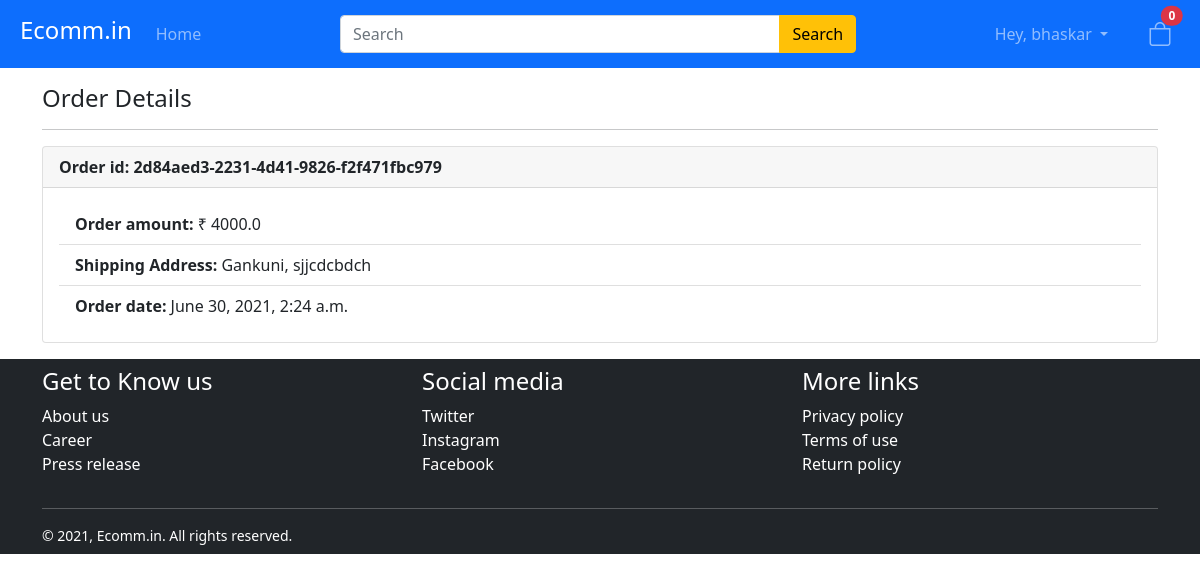
/orders/2 (signed in), run on the app's committed database.
### ecomm/models.py (models this page shows, shortened)
class Order(models.Model):
    ORDER_STATUS = [
        ('Ordered', 'Ordered'),
        ('Shipped', 'Shipped'),
        ('Completed', 'Completed'),
        ('Canceled', 'Canceled')
    ]
    order_id = models.UUIDField(default=uuid4().hex, unique=True)
    order_amount = models.FloatField(default=None, null=True)
    order_date = models.DateTimeField(auto_now_add=True) # adds datetime automaticaly wen object is created
    shipping_address = models.TextField(max_length=200)
    billing_address = models.TextField(max_length=200)
    status = models.CharField(choices=ORDER_STATUS, default='Ordered', max_length=12)
    customer = models.ForeignKey(User, on_delete=models.DO_NOTHING, null=True)
    items = models.ForeignKey(Cart, on_delete=models.DO_NOTHING, null=True)

### ecomm/views.py (the view)
# urls.py: path('orders/<pk>', views.OrderDetailView.as_view(template_name='ecomm/order-details.html'), name='order-details')
class OrderDetailView(DetailView):
    model = Order
    @method_decorator(login_required)
    def dispatch(self, request, *args, **kwargs):
        return super().dispatch(request, *args, **kwargs)

### ecomm/templates/ecomm/order-details.html (shortened to what this page needs)
{% extends 'ecomm/index.html' %}
{% block content %}
    <div class="container my-3">
        <div class="row">
            <div class="col">
                <h4>Order Details</h4>
                <hr>
                <div class="card">
                    <div class="card-header">
                        <strong>Order id: {{ object.order_id }}</strong>
                    </div>
                    <div class="card-body">
                        <ul class="list-group list-group-flush">
                            <li class="list-group-item">
                                <strong>Order amount: </strong>&#8377; {{ object.order_amount }}
                            </li>
                            <li class="list-group-item">
                                <strong>Shipping Address: </strong> {{ object.shipping_address }}
                            </li>
                            <li class="list-group-item">
                                <strong>Order date: </strong> {{ object.order_date }}
                            </li>
                        </ul>
                    </div>
                </div>
            </div>
        </div>
    </div>
{% endblock content %}

### ecomm/templates/ecomm/index.html (shortened to what this page needs)
{% extends 'ecomm/base.html' %}
{% block nav %}
<nav class="navbar navbar-expand-lg navbar-dark bg-primary">
    <div class="container-fluid mx-2">
        <a class="navbar-brand" href="{% url 'index' %}"><h4>Ecomm.in</h4></a>
        <div class="collapse navbar-collapse" id="navbarNav">
            <div class="navbar-nav ">
                <a class="nav-item nav-link" aria-current="page" href="">Home</a>
            </div>
            <div class="mx-auto  w-50 d-none d-md-block">
              <form class="d-flex" method="GET" action="{% url 'search-result' %}" >
                <div class="input-group">
                  <input name="query" class="form-control " type="search" placeholder="Search" aria-label="Search">
                  <button class="btn btn-warning" type="submit">Search</button>
                </div>
              </form>
            </div>
            {% if user.is_authenticated %}
                <div class="navbar-nav justify-content-end me-4 d-none d-md-block">
                  <div class="dropdown">
                    <a class="nav-item nav-link dropdown-toggle" type="button" id="dropdownMenuButton1" data-bs-toggle="dropdown" aria-expanded="false">
                      Hey, {{ user.username }}
                    </a>
                  </div>
                </div>
            {% else %}
                <div class="navbar-nav justify-content-end">
                    <a class="nav-item nav-link" aria-current="page" href="{% url 'login' %}">Login</a>
                    <a class="nav-item nav-link" href="{% url 'register' %}">Register</a>
                </div>
            {% endif %}
                <div class="navbar-nav d-none d-md-block">
                  <a href="{% url 'cart' %}" class="nav-item nav-link">
                    <i class="bi bi-bag fs-4"></i>
                    <span id="cart-quantity-badge" class="position-absolute translate-middle badge rounded-pill bg-danger">
                      0
                    </span>
                  </a>
                </div>
        </div>
    </div>
</nav>
{% endblock nav %}

### data on the page
Order: order_id "2d84aed3-2231-4d41-9826-f2f471fbc979", order_amount "4000.0", shipping_address "Gankuni, sjjcdcbdch", order_date "June 30, 2021, 2:24 a.m."

### other printed values
{{ user.username }} "bhaskar"
